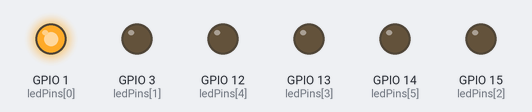
The program below on a simulated ESP8266 (NodeMCU). Shown: output pins drawn as LEDs (lit = HIGH).

Above: at 0.1 s.
At 0.5 s:
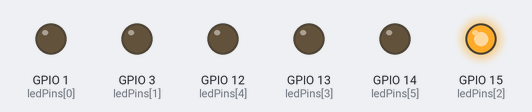
At 0.9 s:
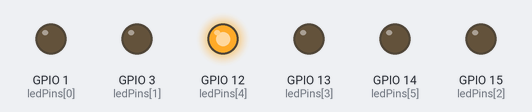
At 1.1 s:
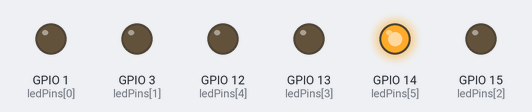
At 1.9 s:
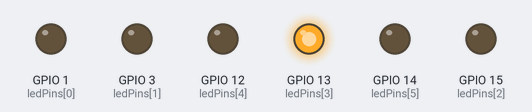
At 2.7 s:
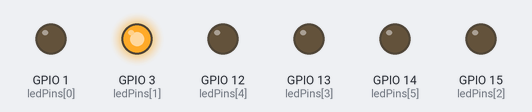
Timing chart, 0 to 3.0 s (numbered marks = the images above):
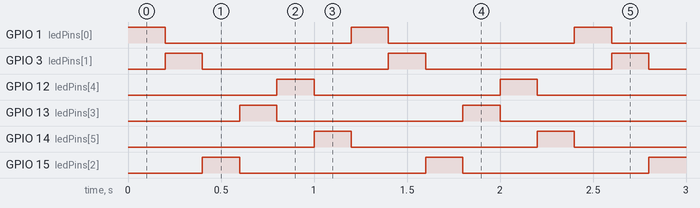

Measured:
- by itself, GPIO 1 (ledPins[0]), GPIO 3 (ledPins[1]), GPIO 12 (ledPins[4]), GPIO 13 (ledPins[3]), GPIO 14 (ledPins[5]), GPIO 15 (ledPins[2]): alternates HIGH for 0.20 s and LOW for 1.0 s
- by itself, everything shown: repeats every 1.2 s, in 6 steps

The program:

main.cpp
```cpp
#include <Arduino.h>

int ledPins[6] = {1, 3, 15, 13, 12, 14};
void setup()
{
  for (int i = 0; i < 6; i++)
  {
    pinMode(ledPins[i], OUTPUT);
  }
}

void loop()
{
  for (int i = 0; i < 6; i++)
  {
    // Harus pakai resistor pull-up
    digitalWrite(ledPins[i], HIGH);
    delay(200);
    digitalWrite(ledPins[i], LOW);
  }
}
```
